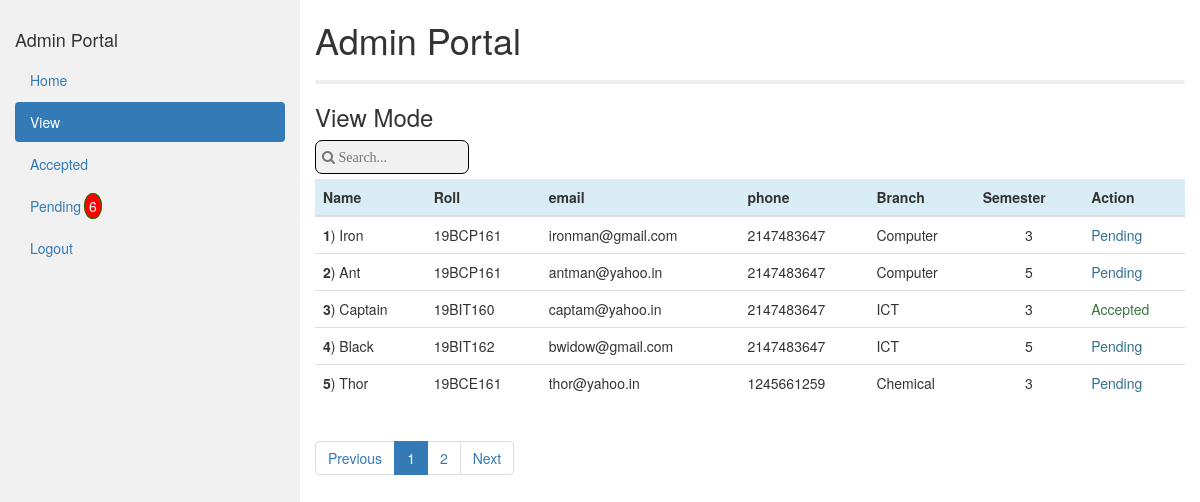
/View/view.php (signed in), run on the app's committed database.
### tables this page shows
CREATE TABLE `user_master` (
  `user_id` int(11) NOT NULL,
  `roll` varchar(10) NOT NULL,
  `name` varchar(20) NOT NULL,
  `lname` varchar(20) NOT NULL,
  `user_password` varchar(10) NOT NULL,
  `email` varchar(40) NOT NULL,
  `phone` int(11) NOT NULL,
  `Branch_id` int(2) NOT NULL,
  `Sem_id` int(1) NOT NULL,
  `Type` enum('0','1','2','3') NOT NULL COMMENT '''0''= Admin  \r\n''1'' = Participant \r\n''2'' = Pending\r\n''3'' = Rejected',
  `Image` varchar(50) NOT NULL
);

CREATE TABLE `branch` (
  `branch_id` int(11) NOT NULL,
  `branch_name` varchar(20) NOT NULL
);

CREATE TABLE `semester` (
  `semester_id` int(1) NOT NULL,
  `semester_name` varchar(1) NOT NULL
);

### Model/participant_Model.php (called while the page is built, shortened)
<?php
	function GetParticipantByCondition($where){
		global $pdo;
		$sql = "SELECT user_master.Type,user_master.user_id,user_master.name,user_master.roll,user_master.email,user_master.phone,branch.branch_name,semester.semester_name FROM user_master INNER JOIN semester JOIN branch ON user_master.Branch_id = branch.branch_id AND user_master.Sem_id = semester.semester_id WHERE ".$where;
		$stmt = $pdo->query($sql);
		return $stmt;
	}
?>

### View/view.php (the view, shortened to what this page needs)
<?php if(!isset($_SESSION['username'])){
	header('Location: '.LOGIN.'?Access Forbidden');
}
else{
 ?>
<?php require '../Common/'.HEAD?>
<body>
<?php require '../Common/'.NAVBAR?>
<div class="col-md-9">
      <h1>Admin Portal</h1>
	  <hr>
	<h3>View Mode</h3>
	<div class="mb-5">
		<input  style="font-family: FontAwesome;border:1px solid black;background-color:#f1f1f1;color:black;" type="text" placeholder='&#xf002; Search...' id="se" onkeyup="fd()">
	</div>
<?php
	$where = "user_master.Type = '1' OR user_master.Type='2' OR user_master.Type='3'";
	$stmt = GetParticipantByCondition($where);
	$totalStudent = $stmt->rowCount();
	echo "<table class='table table-hover'>";
		echo "<thead>";
			echo "<tr class='bg-info '>";
				echo "<th>Name</th>";
				echo "<th>Roll</th>";
				echo "<th class='hidden-xs'>email</th>";
				echo "<th class='hide1'>phone</th>";
				echo "<th>Branch</th>";
				echo "<th>Semester</th>";
				echo "<th>Action</th>";
			echo "</tr>";
		echo "</thead>";
				$k=0;
						$page = ceil($totalStudent/5);
						$p=5;
						$u=0;
						$prev=2;
						$nex =$page-1;
						if(isset($_GET['page'])){
							$u = 5*($_GET['page']-1);
							$p = $p*($_GET['page']);
							if($_GET['page']!=1){
								$prev=$_GET['page'];
							}
							if($_GET['page']!=$page){
								$nex = $_GET['page'];
							}
							if($totalStudent > $p){}
							else{$p = $totalStudent;}
						}
						else{
							if($page>1){
							$nex =1;
							}
							else{
								$nex=0;
							}
						}
						$row = $stmt->fetchALL();
					for($i=$u;$i<count($row);$i++){
						if($u==$p){
							break;
						}
						$u++;
					echo "<tr>";
						echo "<td>"."<span class='bold'>".++$k."</span>) ".$row[$i]['name']."</td>";
						echo "<td class='search'>".$row[$i]['roll']."</td>";
						echo "<td class='hidden-xs'>".$row[$i]['email']."</td>";
						echo "<td class='hide1'>".$row[$i]['phone']."</td>";
						echo "<td>".$row[$i]['branch_name']."</td>";
						echo "<td class='text-center'>".$row[$i]['semester_name']."</td>";
						if($row[$i]['Type']==1){
							echo '<td class="text-success">Accepted</td>';
						}
						else if($row[$i]['Type']==2){
							echo '<td class="text-info">Pending</td>';
						}
						else{
							echo '<td class="text-danger">Rejected</td>';
						}
					echo "</tr>";
			}
			echo "</table>";
			echo '<nav aria-label="...">
					  <ul id="pagin" class="pagination justify-content-center">
						<li class="page-item ">
						  <a class="page-link" href="view.php?page='.($prev-1).'" tabindex="-1">Previous</a>
						</li>';
						$class="";
						for($i=0;$i<$page;$i++){
							if(isset($_GET['page'])){
								if($_GET['page'] == $i+1){
									$class="active";
								}
							}
							else{
								if($i==0)
								$class="active";
							}
							echo '<li class="page-item '.$class.'"><a class="page-link" href="view.php?page='.($i+1).'">'.($i+1).'</a></li>';
							$class="";
						}
						echo '<li class="page-item">
						  <a class="page-link" href="view.php?page='.($nex+1).'">Next</a>
						</li>
					  </ul>
					</nav>';
?>
</div>
</body>
</html>
<?php }
?>

### Common/header.php (shortened to what this page needs)
<!DOCTYPE html>
<html lang="en">
<head>
  <link rel="stylesheet" href="https://maxcdn.bootstrapcdn.com/bootstrap/3.4.1/css/bootstrap.min.css">
  <link rel="stylesheet" href="https://use.fontawesome.com/releases/v5.14.0/css/all.css">
  <link rel="stylesheet" href="https://cdnjs.cloudflare.com/ajax/libs/font-awesome/4.7.0/css/font-awesome.min.css">
</head>

### Common/navbar.php (shortened to what this page needs)
<div class="container-fluid">
  <div class="row content">
    <div id="mySidenav" class="col-md-3 sidenav">
      <h4 >Admin Portal</h4>
	 <?php
		$home_class = $view_class = $add_class = $update_class ="";
		$basename = basename($_SERVER['SCRIPT_NAME']);
		if($basename == "index.php"){
			$home_class = 'class="active"';
		}else if($basename == "view.php"){
			$view_class = 'class="active"';
		}else if($basename == "accepted.php"){
			$add_class = 'class="active"';
		}else if($basename == "pending.php"){
			$update_class = 'class="active"';
		}
		if($basename == "index.php"){
			$href1 = 'index.php';
			$href2 = 'View/view.php';
			$href3 = 'View/accepted.php';
			$href4 = 'View/pending.php';
			$href5 = 'View/logout.php';
		}
		else{
			$href1 = '../index.php';
			$href2 = 'view.php';
			$href3 = 'accepted.php';
			$href4 = 'pending.php';
			$href5 = 'logout.php';
		}
		$sql9 = "SELECT * FROM user_master WHERE Type='2'";
		$stmt9 = $pdo->query($sql9);
		if($stmt9->rowCount()>0){
			$acc = "Pending<span  id='pop'>".$stmt9->rowCount()."<span>";
		}
		else{
			$acc ="Pending";
		}
	  ?>
      <ul id="nav" class="nav nav-pills nav-stacked nav">
        <li <?php echo $home_class ?>><a href="<?php echo $href1 ?>">Home</a></li>
        <li <?php echo $view_class ?>><a href="<?php echo $href2 ?>">View</a></li>
        <li <?php echo $add_class ?>><a href="<?php echo $href3 ?>">Accepted</a></li>
        <li <?php echo $update_class ?>><a href="<?php echo $href4 ?>"><?php echo $acc; ?></a></li>
		<li ><a href="<?php echo $href5 ?>">Logout</a></li>
      </ul><br>
    </div>

### data on the page
user_master: name "Iron", roll "19BCP161", email "ironman@gmail.com", phone "2147483647", Branch.branch_name "Computer", Sem.semester_name "3", Type "Pending"
user_master: name "Ant", roll "19BCP161", email "antman@yahoo.in", phone "2147483647", Branch.branch_name "Computer", Sem.semester_name "5", Type "Pending"
user_master: name "Captain", roll "19BIT160", email "captam@yahoo.in", phone "2147483647", Branch.branch_name "ICT", Sem.semester_name "3", Type "Accepted"
user_master: name "Black", roll "19BIT162", email "bwidow@gmail.com", phone "2147483647", Branch.branch_name "ICT", Sem.semester_name "5", Type "Pending"
user_master: name "Thor", roll "19BCE161", email "thor@yahoo.in", phone "1245661259", Branch.branch_name "Chemical", Sem.semester_name "3", Type "Pending"

### other printed values
$stmt9->rowCount() "6"
